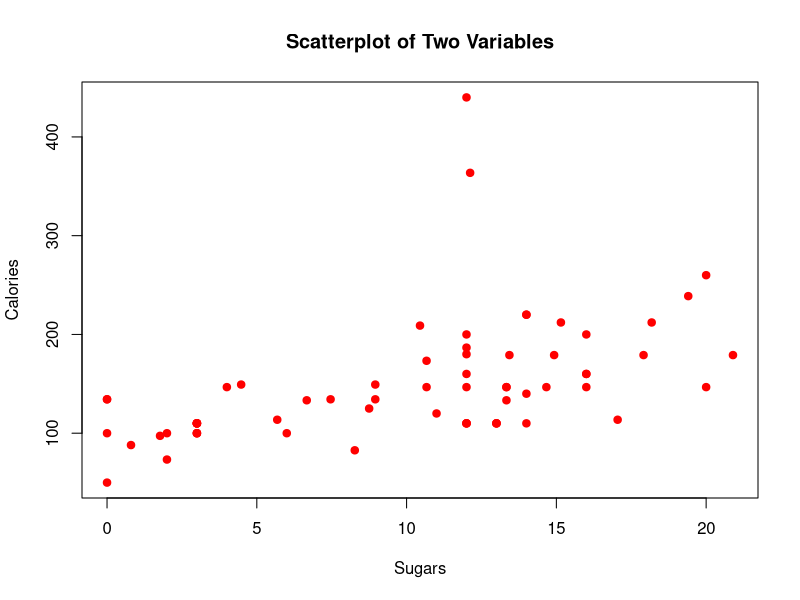
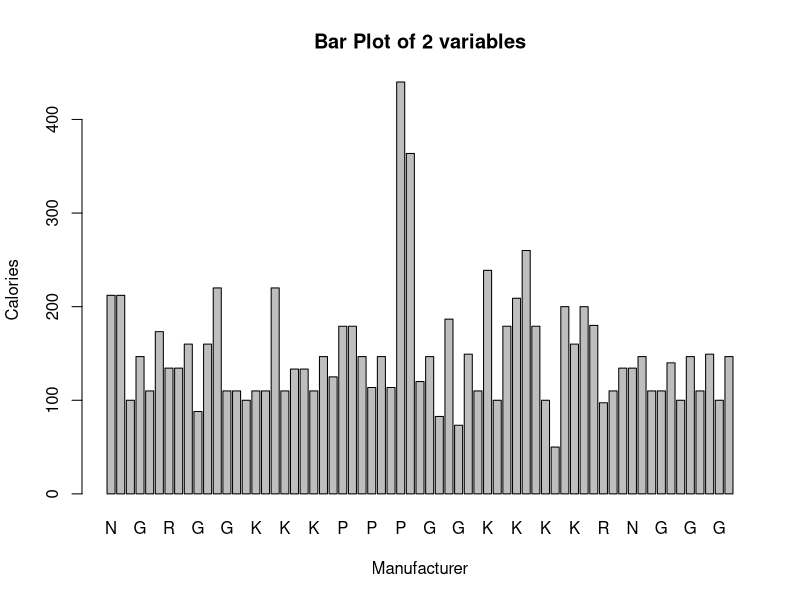
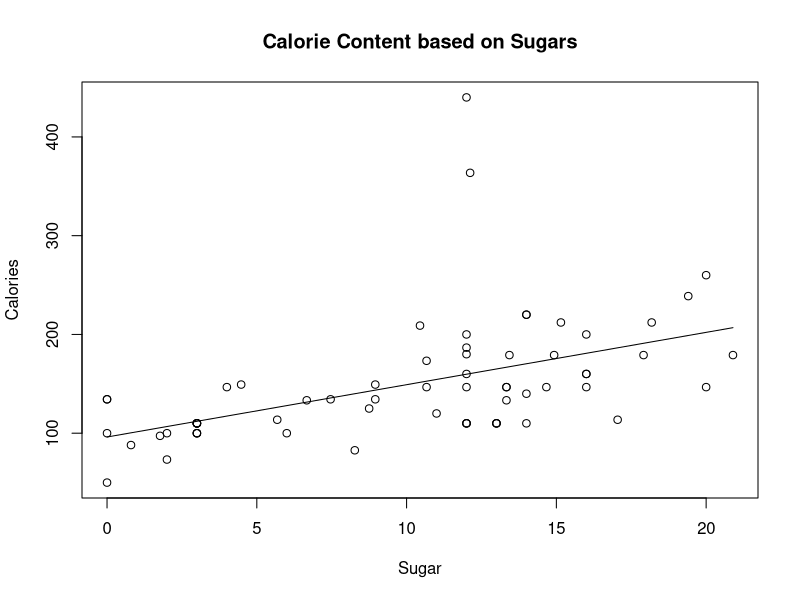
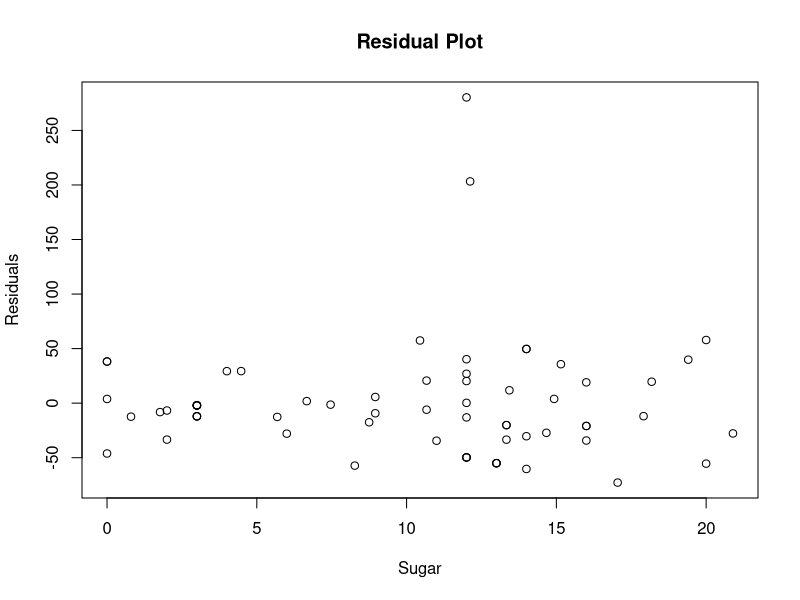

Source code (R) for these figures, in order:
## ---- chunk 1
knitr::opts_chunk$set(echo = TRUE)
## ---- chunk 2
library(MASS)
??UScereal
## ---- chunk 3
UScereal1 <- UScereal
## ---- chunk 4
str(UScereal1)
## ---- chunk 5
names(UScereal1)
## ---- chunk 6
head(UScereal1, 15)
## ---- chunk 7
ave<-function(x){ mn<-mean(x)
return(mn) }
ave(UScereal1$potassium)
## ---- chunk 8
manu1 <- UScereal1[UScereal1$mfr=='K',]
head(manu1)
## ---- chunk 9
library(tidyr)
UScereal_long <- gather(UScereal1, market_info, value, calories:vitamins, factor_key=TRUE)
## ---- chunk 10
UScereal_long
## ---- chunk 11
 library(ggplot2)
remove_missing(UScereal1, na.rm = FALSE, vars = names(UScereal1), name = "", finite = FALSE)
## ---- chunk 12
UScereal1[!duplicated(UScereal1), ]
## ---- chunk 13
library(dplyr)
UScereal1 %>% arrange(mfr, shelf)
## ---- chunk 14
names(UScereal1)[names(UScereal1)=="calories"] <- "calorie_content"
names(UScereal1)[names(UScereal1)=="mfr"] <- "Manufacturer"
head(UScereal1)
## ---- chunk 15
#Finding Kilocalories
UScereal1 %>%
  mutate(Kilocalories = calorie_content/1000)
## ---- chunk 16
 RandomNum <- runif(50, 1, 250)
RandomNum
## ---- chunk 17
summary(UScereal1)
## ---- chunk 18
 #Mean function
calorie_mean<-mean(UScereal1$calorie_content, na.rm=TRUE)
print(calorie_mean)
## ---- chunk 19
#Median function
calorie_median<-median(UScereal1$calorie_content, na.rm=TRUE)
print(calorie_median)
## ---- chunk 20
# To find Mode we need to create a function.
findmode <- function(x) {
mode_value <- unique(x) 
mode_value[which.max(tabulate(match(x, mode_value)))]
## Calculate the mode using the function.
calorie_mode <- findmode(UScereal1$calorie_content)
print(calorie_mode)
}
## ---- chunk 21
 #Mean function
 #To find Range
calorie_range <- max(UScereal1$calorie_content, na.rm=TRUE) - min(UScereal1$calorie_content, na.rm=TRUE)
print(calorie_range)
## ---- chunk 22
 #Mean function
 plot(UScereal1$sugars, UScereal1$calorie_content, col='red', pch=19,
     xlab='Sugars', ylab='Calories', main='Scatterplot of Two Variables')
## ---- chunk 23
# Add labels to bar plot
barplot(UScereal1$calorie_content,
names.arg = UScereal1$Manufacturer,
main = "Bar Plot of 2 variables",
xlab = "Manufacturer",
ylab = 'Calories')
## ---- chunk 24
# Linear Regression Model
model1 <- lm(UScereal1$calorie_content~UScereal1$sugars)
yfit<-model1$fitted.values
plot(UScereal1$sugars, UScereal1$calorie_content, xlab='Sugar', ylab='Calories', 
main='Calorie Content based on Sugars')
lines(UScereal1$sugars, yfit)
## ---- chunk 25
#residual plot
residuals <- UScereal1$calorie_content - yfit
plot(UScereal1$sugars, residuals, xlab='Sugar', ylab='Residuals', main='Residual Plot')
## ---- chunk 26
#Correlation
cor(UScereal1$sugars, UScereal1$calorie_content)
